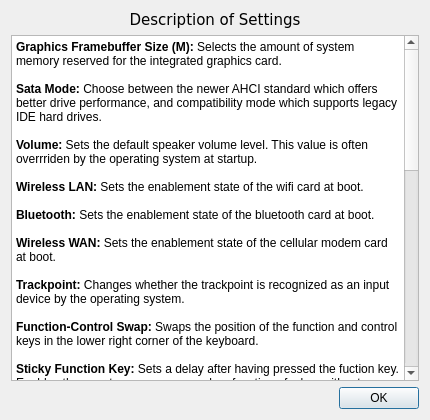
<?xml version="1.0" encoding="UTF-8"?>
<ui version="4.0">
 <class>infoWindow</class>
 <widget class="QWidget" name="infoWindow">
  <property name="geometry">
   <rect>
    <x>0</x>
    <y>0</y>
    <width>430</width>
    <height>420</height>
   </rect>
  </property>
  <property name="sizePolicy">
   <sizepolicy hsizetype="Fixed" vsizetype="Fixed">
    <horstretch>0</horstretch>
    <verstretch>0</verstretch>
   </sizepolicy>
  </property>
  <property name="minimumSize">
   <size>
    <width>430</width>
    <height>420</height>
   </size>
  </property>
  <property name="maximumSize">
   <size>
    <width>430</width>
    <height>420</height>
   </size>
  </property>
  <property name="windowTitle">
   <string>Form</string>
  </property>
  <layout class="QVBoxLayout" name="verticalLayout">
   <item>
    <widget class="QLabel" name="windowLabel">
     <property name="font">
      <font>
       <family>DejaVu Sans</family>
       <pointsize>11</pointsize>
      </font>
     </property>
     <property name="text">
      <string>Description of Settings</string>
     </property>
     <property name="alignment">
      <set>Qt::AlignCenter</set>
     </property>
    </widget>
   </item>
   <item>
    <widget class="QTextBrowser" name="infoBrowser">
     <property name="html">
      <string>&lt;!DOCTYPE HTML PUBLIC &quot;-//W3C//DTD HTML 4.0//EN&quot; &quot;http://www.w3.org/TR/REC-html40/strict.dtd&quot;&gt;
&lt;html&gt;&lt;head&gt;&lt;meta name=&quot;qrichtext&quot; content=&quot;1&quot; /&gt;&lt;style type=&quot;text/css&quot;&gt;
p, li { white-space: pre-wrap; }
&lt;/style&gt;&lt;/head&gt;&lt;body style=&quot; font-family:'Sans Serif'; font-size:9pt; font-weight:400; font-style:normal;&quot;&gt;
&lt;p style=&quot; margin-top:0px; margin-bottom:0px; margin-left:0px; margin-right:0px; -qt-block-indent:0; text-indent:0px;&quot;&gt;&lt;span style=&quot; font-weight:600;&quot;&gt;Graphics Framebuffer Size (M): &lt;/span&gt;Selects the amount of system memory reserved for the integrated graphics card.&lt;/p&gt;
&lt;p style=&quot;-qt-paragraph-type:empty; margin-top:0px; margin-bottom:0px; margin-left:0px; margin-right:0px; -qt-block-indent:0; text-indent:0px;&quot;&gt;&lt;br /&gt;&lt;/p&gt;
&lt;p style=&quot; margin-top:0px; margin-bottom:0px; margin-left:0px; margin-right:0px; -qt-block-indent:0; text-indent:0px;&quot;&gt;&lt;span style=&quot; font-weight:600;&quot;&gt;Sata Mode: &lt;/span&gt;Choose between the newer AHCI standard which offers better drive performance, and compatibility mode which supports legacy IDE hard drives.&lt;/p&gt;
&lt;p style=&quot;-qt-paragraph-type:empty; margin-top:0px; margin-bottom:0px; margin-left:0px; margin-right:0px; -qt-block-indent:0; text-indent:0px;&quot;&gt;&lt;br /&gt;&lt;/p&gt;
&lt;p style=&quot; margin-top:0px; margin-bottom:0px; margin-left:0px; margin-right:0px; -qt-block-indent:0; text-indent:0px;&quot;&gt;&lt;span style=&quot; font-weight:600;&quot;&gt;Volume: &lt;/span&gt;Sets the default speaker volume level. This value is often overrriden by the operating system at startup.&lt;/p&gt;
&lt;p style=&quot;-qt-paragraph-type:empty; margin-top:0px; margin-bottom:0px; margin-left:0px; margin-right:0px; -qt-block-indent:0; text-indent:0px;&quot;&gt;&lt;br /&gt;&lt;/p&gt;
&lt;p style=&quot; margin-top:0px; margin-bottom:0px; margin-left:0px; margin-right:0px; -qt-block-indent:0; text-indent:0px;&quot;&gt;&lt;span style=&quot; font-weight:600;&quot;&gt;Wireless LAN: &lt;/span&gt;Sets the enablement state of the wifi card at boot.&lt;/p&gt;
&lt;p style=&quot;-qt-paragraph-type:empty; margin-top:0px; margin-bottom:0px; margin-left:0px; margin-right:0px; -qt-block-indent:0; text-indent:0px;&quot;&gt;&lt;br /&gt;&lt;/p&gt;
&lt;p style=&quot; margin-top:0px; margin-bottom:0px; margin-left:0px; margin-right:0px; -qt-block-indent:0; text-indent:0px;&quot;&gt;&lt;span style=&quot; font-weight:600;&quot;&gt;Bluetooth:&lt;/span&gt; Sets the enablement state of the bluetooth card at boot.&lt;/p&gt;
&lt;p style=&quot;-qt-paragraph-type:empty; margin-top:0px; margin-bottom:0px; margin-left:0px; margin-right:0px; -qt-block-indent:0; text-indent:0px;&quot;&gt;&lt;br /&gt;&lt;/p&gt;
&lt;p style=&quot; margin-top:0px; margin-bottom:0px; margin-left:0px; margin-right:0px; -qt-block-indent:0; text-indent:0px;&quot;&gt;&lt;span style=&quot; font-weight:600;&quot;&gt;Wireless WAN:&lt;/span&gt; Sets the enablement state of the cellular modem card at boot.&lt;/p&gt;
&lt;p style=&quot;-qt-paragraph-type:empty; margin-top:0px; margin-bottom:0px; margin-left:0px; margin-right:0px; -qt-block-indent:0; text-indent:0px;&quot;&gt;&lt;br /&gt;&lt;/p&gt;
&lt;p style=&quot; margin-top:0px; margin-bottom:0px; margin-left:0px; margin-right:0px; -qt-block-indent:0; text-indent:0px;&quot;&gt;&lt;span style=&quot; font-weight:600;&quot;&gt;Trackpoint:&lt;/span&gt; Changes whether the trackpoint is recognized as an input device by the operating system.&lt;/p&gt;
&lt;p style=&quot;-qt-paragraph-type:empty; margin-top:0px; margin-bottom:0px; margin-left:0px; margin-right:0px; -qt-block-indent:0; text-indent:0px;&quot;&gt;&lt;br /&gt;&lt;/p&gt;
&lt;p style=&quot; margin-top:0px; margin-bottom:0px; margin-left:0px; margin-right:0px; -qt-block-indent:0; text-indent:0px;&quot;&gt;&lt;span style=&quot; font-weight:600;&quot;&gt;Function-Control Swap: &lt;/span&gt;Swaps the position of the function and control keys in the lower right corner of the keyboard.&lt;/p&gt;
&lt;p style=&quot;-qt-paragraph-type:empty; margin-top:0px; margin-bottom:0px; margin-left:0px; margin-right:0px; -qt-block-indent:0; text-indent:0px;&quot;&gt;&lt;br /&gt;&lt;/p&gt;
&lt;p style=&quot; margin-top:0px; margin-bottom:0px; margin-left:0px; margin-right:0px; -qt-block-indent:0; text-indent:0px;&quot;&gt;&lt;span style=&quot; font-weight:600;&quot;&gt;Sticky Function Key: &lt;/span&gt;Sets a delay after having pressed the fuction key. Enables the user to access a secondary function of a key without holding down the FN key.&lt;/p&gt;
&lt;p style=&quot;-qt-paragraph-type:empty; margin-top:0px; margin-bottom:0px; margin-left:0px; margin-right:0px; -qt-block-indent:0; text-indent:0px;&quot;&gt;&lt;br /&gt;&lt;/p&gt;
&lt;p style=&quot; margin-top:0px; margin-bottom:0px; margin-left:0px; margin-right:0px; -qt-block-indent:0; text-indent:0px;&quot;&gt;&lt;span style=&quot; font-weight:600;&quot;&gt;Power Management Beeps: &lt;/span&gt;Toggles whether there are audible beeps upon inserting and removing the charger from the computer.&lt;/p&gt;
&lt;p style=&quot;-qt-paragraph-type:empty; margin-top:0px; margin-bottom:0px; margin-left:0px; margin-right:0px; -qt-block-indent:0; text-indent:0px;&quot;&gt;&lt;br /&gt;&lt;/p&gt;
&lt;p style=&quot; margin-top:0px; margin-bottom:0px; margin-left:0px; margin-right:0px; -qt-block-indent:0; text-indent:0px;&quot;&gt;&lt;span style=&quot; font-weight:600;&quot;&gt;Low Battery Beep: &lt;/span&gt;Toggles whether there is a beep to let the user know that the battery is at a critically low state.&lt;/p&gt;
&lt;p style=&quot;-qt-paragraph-type:empty; margin-top:0px; margin-bottom:0px; margin-left:0px; margin-right:0px; -qt-block-indent:0; text-indent:0px;&quot;&gt;&lt;br /&gt;&lt;/p&gt;
&lt;p style=&quot; margin-top:0px; margin-bottom:0px; margin-left:0px; margin-right:0px; -qt-block-indent:0; text-indent:0px;&quot;&gt;&lt;span style=&quot; font-weight:600;&quot;&gt;Power On After Fail: &lt;/span&gt;If enabled, the system is supposed to reboot automatically after a critical failure.&lt;/p&gt;
&lt;p style=&quot;-qt-paragraph-type:empty; margin-top:0px; margin-bottom:0px; margin-left:0px; margin-right:0px; -qt-block-indent:0; text-indent:0px;&quot;&gt;&lt;br /&gt;&lt;/p&gt;
&lt;p style=&quot; margin-top:0px; margin-bottom:0px; margin-left:0px; margin-right:0px; -qt-block-indent:0; text-indent:0px;&quot;&gt;&lt;span style=&quot; font-weight:600;&quot;&gt;First Battery: &lt;/span&gt;Selects which battery gets discharged first. This applies to systems with an add-on battery.&lt;/p&gt;
&lt;p style=&quot;-qt-paragraph-type:empty; margin-top:0px; margin-bottom:0px; margin-left:0px; margin-right:0px; -qt-block-indent:0; text-indent:0px;&quot;&gt;&lt;br /&gt;&lt;/p&gt;
&lt;p style=&quot; margin-top:0px; margin-bottom:0px; margin-left:0px; margin-right:0px; -qt-block-indent:0; text-indent:0px;&quot;&gt;&lt;span style=&quot; font-weight:600;&quot;&gt;Boot Option: &lt;/span&gt;If a secondary test image is included in the device's coreboot rom, selecting &amp;quot;Normal&amp;quot; will make the system start from the test image. Otherwise, the standard fallback image will be used.&lt;/p&gt;
&lt;p style=&quot;-qt-paragraph-type:empty; margin-top:0px; margin-bottom:0px; margin-left:0px; margin-right:0px; -qt-block-indent:0; text-indent:0px;&quot;&gt;&lt;br /&gt;&lt;/p&gt;
&lt;p style=&quot; margin-top:0px; margin-bottom:0px; margin-left:0px; margin-right:0px; -qt-block-indent:0; text-indent:0px;&quot;&gt;&lt;span style=&quot; font-weight:600;&quot;&gt;Reboot Counter: &lt;/span&gt;Sets the amount of times rebooting from a test image will be allowed before trying to boot from fallback.&lt;/p&gt;
&lt;p style=&quot;-qt-paragraph-type:empty; margin-top:0px; margin-bottom:0px; margin-left:0px; margin-right:0px; -qt-block-indent:0; text-indent:0px;&quot;&gt;&lt;br /&gt;&lt;/p&gt;
&lt;p style=&quot; margin-top:0px; margin-bottom:0px; margin-left:0px; margin-right:0px; -qt-block-indent:0; text-indent:0px;&quot;&gt;&lt;span style=&quot; font-weight:600;&quot;&gt;Devices: &lt;/span&gt;Some specialized payloads require a list of boot devices to determine the boot sequence. They can be set in cmos through this option.&lt;/p&gt;
&lt;p style=&quot;-qt-paragraph-type:empty; margin-top:0px; margin-bottom:0px; margin-left:0px; margin-right:0px; -qt-block-indent:0; text-indent:0px;&quot;&gt;&lt;br /&gt;&lt;/p&gt;
&lt;p style=&quot; margin-top:0px; margin-bottom:0px; margin-left:0px; margin-right:0px; -qt-block-indent:0; text-indent:0px;&quot;&gt;&lt;span style=&quot; font-weight:600;&quot;&gt;Default Device: &lt;/span&gt;Selects the device in the boot order of which to boot from by default.&lt;/p&gt;
&lt;p style=&quot;-qt-paragraph-type:empty; margin-top:0px; margin-bottom:0px; margin-left:0px; margin-right:0px; -qt-block-indent:0; text-indent:0px;&quot;&gt;&lt;br /&gt;&lt;/p&gt;
&lt;p style=&quot; margin-top:0px; margin-bottom:0px; margin-left:0px; margin-right:0px; -qt-block-indent:0; text-indent:0px;&quot;&gt;&lt;span style=&quot; font-weight:600;&quot;&gt;Debug Level: &lt;/span&gt;Sets the amount of debug information to be outputed. &amp;quot;Spew&amp;quot; is the least amount and &amp;quot;Emergency&amp;quot; gives the most information.&lt;/p&gt;
&lt;p style=&quot;-qt-paragraph-type:empty; margin-top:0px; margin-bottom:0px; margin-left:0px; margin-right:0px; -qt-block-indent:0; text-indent:0px;&quot;&gt;&lt;br /&gt;&lt;/p&gt;
&lt;p style=&quot; margin-top:0px; margin-bottom:0px; margin-left:0px; margin-right:0px; -qt-block-indent:0; text-indent:0px;&quot;&gt;&lt;span style=&quot; font-weight:600;&quot;&gt;Third miniPCIe slot (UWB): &lt;/span&gt;Selects whether the third PCIe slot is powered on or not.&lt;/p&gt;
&lt;p style=&quot;-qt-paragraph-type:empty; margin-top:0px; margin-bottom:0px; margin-left:0px; margin-right:0px; -qt-block-indent:0; text-indent:0px;&quot;&gt;&lt;br /&gt;&lt;/p&gt;
&lt;p style=&quot;-qt-paragraph-type:empty; margin-top:0px; margin-bottom:0px; margin-left:0px; margin-right:0px; -qt-block-indent:0; text-indent:0px;&quot;&gt;&lt;br /&gt;&lt;/p&gt;
&lt;p align=&quot;center&quot; style=&quot; margin-top:0px; margin-bottom:0px; margin-left:0px; margin-right:0px; -qt-block-indent:0; text-indent:0px;&quot;&gt;For more information, please visit:&lt;/p&gt;
&lt;p align=&quot;center&quot; style=&quot; margin-top:0px; margin-bottom:0px; margin-left:0px; margin-right:0px; -qt-block-indent:0; text-indent:0px;&quot;&gt;&lt;a href=&quot;https://doc.coreboot.org/&quot;&gt;&lt;span style=&quot; text-decoration: underline; color:#0000ff;&quot;&gt;https://doc.coreboot.org/&lt;/span&gt;&lt;/a&gt;&lt;/p&gt;
&lt;p align=&quot;center&quot; style=&quot; margin-top:0px; margin-bottom:0px; margin-left:0px; margin-right:0px; -qt-block-indent:0; text-indent:0px;&quot;&gt;&lt;a href=&quot;https://www.coreboot.org/Nvramtool&quot;&gt;&lt;span style=&quot; text-decoration: underline; color:#0000ff;&quot;&gt;https://www.coreboot.org/Nvramtool&lt;/span&gt;&lt;/a&gt;&lt;/p&gt;&lt;/body&gt;&lt;/html&gt;</string>
     </property>
     <property name="openExternalLinks">
      <bool>true</bool>
     </property>
     <property name="openLinks">
      <bool>true</bool>
     </property>
    </widget>
   </item>
   <item>
    <widget class="QDialogButtonBox" name="closeButton">
     <property name="standardButtons">
      <set>QDialogButtonBox::Ok</set>
     </property>
    </widget>
   </item>
  </layout>
 </widget>
 <resources/>
 <connections/>
</ui>
